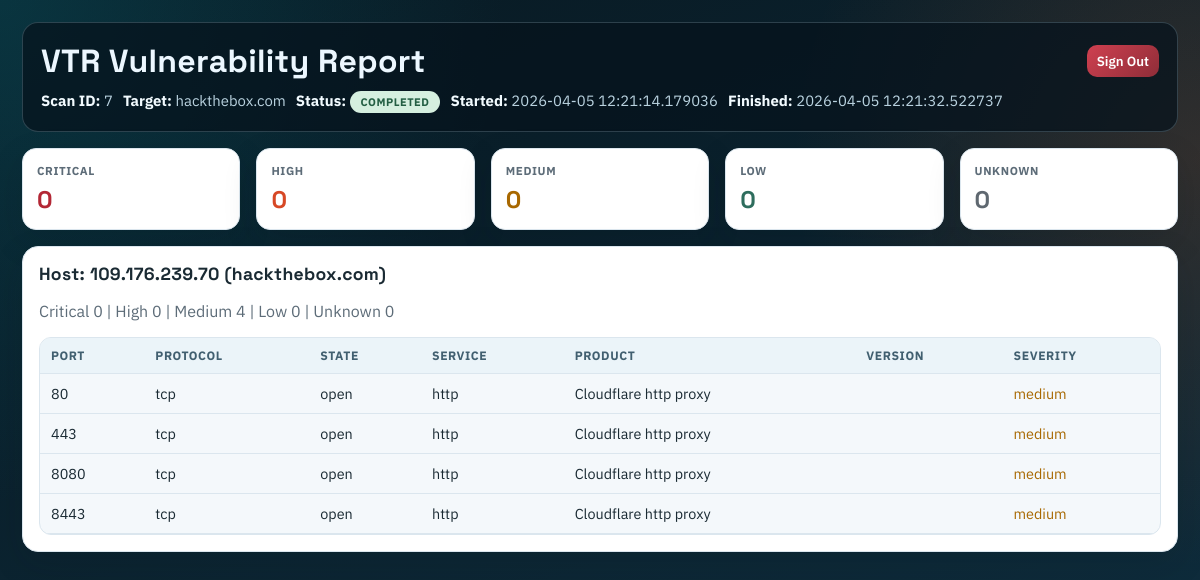
/report/7 (signed in), run on the app's committed database.
### app/models.py (models this page shows)
class Scan(db.Model):
    __tablename__ = "scans"
    id = db.Column(db.Integer, primary_key=True)
    target = db.Column(db.String(256), nullable=False)
    started_at = db.Column(db.DateTime, default=datetime.utcnow)
    finished_at = db.Column(db.DateTime, nullable=True)
    raw_xml = db.Column(db.Text, nullable=True)  # optional: keep xml for debugging
    hosts = db.relationship("Host", backref="scan", cascade="all, delete-orphan")
    findings = db.relationship("VulnerabilityFinding", backref="scan", cascade="all, delete-orphan")

class Host(db.Model):
    __tablename__ = "hosts"
    id = db.Column(db.Integer, primary_key=True)
    scan_id = db.Column(db.Integer, db.ForeignKey("scans.id"), nullable=False)
    ip = db.Column(db.String(64), nullable=False)
    hostname = db.Column(db.String(256), nullable=True)
    services = db.relationship("Service", backref="host", cascade="all, delete-orphan")
    findings = db.relationship("VulnerabilityFinding", backref="host", cascade="all, delete-orphan")

class Service(db.Model):
    __tablename__ = "services"
    id = db.Column(db.Integer, primary_key=True)
    host_id = db.Column(db.Integer, db.ForeignKey("hosts.id"), nullable=False)
    port = db.Column(db.Integer, nullable=False)
    protocol = db.Column(db.String(16), nullable=False)
    state = db.Column(db.String(32), nullable=True)
    service_name = db.Column(db.String(128), nullable=True)
    product = db.Column(db.String(256), nullable=True)
    version = db.Column(db.String(128), nullable=True)
    findings = db.relationship("VulnerabilityFinding", backref="service", cascade="all, delete-orphan")

### app/routes.py (the view, shortened to what this page needs)
@main.route("/report/<int:scan_id>")
@login_required
def report(scan_id):
    scan = Scan.query.get_or_404(scan_id)
    status = _scan_status(scan)
    error_message = _scan_error(scan)
    hosts = []
    counts = {"critical": 0, "high": 0, "medium": 0, "low": 0, "unknown": 0}
    finding_counts_by_status = {}
    findings_by_service_id = {}
    for h in scan.hosts:
        host_services = []
        host_counts = {"critical": 0, "high": 0, "medium": 0, "low": 0, "unknown": 0}
        for s in h.services:
            service_findings = findings_by_service_id.get(s.id, [])
            service_severity = _classify_service_severity(
                {
                    "port": s.port,
                    "state": s.state,
                    "service": s.service_name,
                }
            )
            if service_findings:
                scored = [f.cvss_score for f in service_findings if f.cvss_score is not None]
                best_score = max(scored) if scored else None
                service_severity = _severity_from_score(best_score)
                host_counts[service_severity if service_severity in host_counts else "unknown"] += 1
            else:
                host_counts[service_severity] += 1
            host_services.append(
                {
                    "port": s.port,
                    "protocol": s.protocol,
                    "state": s.state,
                    "service": s.service_name,
                    "product": s.product,
                    "version": s.version,
                    "severity": service_severity,
                    "findings": [
                        {
                            "id": f.id,
                            "cve_id": f.cve_id,
                            "cvss_score": f.cvss_score,
                            "severity": f.severity,
                            "status": f.status,
                            "source": f.source,
                            "description": f.description,
                        }
                        for f in service_findings
                    ],
                }
            )
        hosts.append({
            "ip": h.ip,
            "hostname": h.hostname,
            "services": host_services,
            "counts": host_counts,
        })
    return render_template(
        "report.html",
        scan=scan,
        hosts=hosts,
        counts=counts,
        status=status,
        error_message=error_message,
        finding_counts_by_status=finding_counts_by_status,
    )

### app/routes.py (called while the page is built)
def _classify_service_severity(service):
    state = (service.get("state") or "").lower()
    if state != "open":
        return "low"
    port = service.get("port") or 0
    service_name = (service.get("service_name") or service.get("service") or "").lower()
    if port in _CRITICAL_PORTS or service_name in _CRITICAL_SERVICES:
        return "critical"
    if port in _HIGH_PORTS or service_name in _HIGH_SERVICES:
        return "high"
    if port > 0:
        return "medium"
    return "low"

def _scan_status(scan):
    raw_xml = scan.raw_xml or ""
    if scan.finished_at is None:
        if raw_xml.startswith("STATUS:RUNNING"):
            return "running"
        return "queued"
    if "\n\nERROR:" in raw_xml or raw_xml.startswith("ERROR:"):
        return "failed"
    return "completed"

def _scan_error(scan):
    raw_xml = scan.raw_xml or ""
    marker = "ERROR:"
    idx = raw_xml.rfind(marker)
    if idx == -1:
        return None
    return raw_xml[idx + len(marker):].strip() or "Unknown scan error"

def _is_authenticated():
    return bool(session.get("authenticated"))

def login_required(view_func):
    @wraps(view_func)
    def wrapper(*args, **kwargs):
        if _is_authenticated():
            return view_func(*args, **kwargs)
        flash("Please sign in to continue", "danger")
        return redirect(url_for("main.login", next=request.path))
    return wrapper

### app/templates/report.html (shortened to what this page needs)
<!doctype html>
<html>
<head>
</head>
<body>
  <div class="layout">
    <header class="header">
      <div class="header-top">
        <h1>VTR Vulnerability Report</h1>
        <form action="{{ url_for('main.logout') }}" method="post">
          <button class="signout" type="submit">Sign Out</button>
        </form>
      </div>
      <div class="meta">
        <span><strong>Scan ID:</strong> {{ scan.id }}</span>
        <span><strong>Target:</strong> {{ scan.target }}</span>
        <span><strong>Status:</strong> <span class="badge {{ status }}">{{ status }}</span></span>
        <span><strong>Started:</strong> {{ scan.started_at }}</span>
        <span><strong>Finished:</strong> {{ scan.finished_at or "Not finished" }}</span>
      </div>
    </header>
    <section class="grid">
      <article class="sev-card"><div class="label">Critical</div><div class="value sev-critical">{{ counts.critical }}</div></article>
      <article class="sev-card"><div class="label">High</div><div class="value sev-high">{{ counts.high }}</div></article>
      <article class="sev-card"><div class="label">Medium</div><div class="value sev-medium">{{ counts.medium }}</div></article>
      <article class="sev-card"><div class="label">Low</div><div class="value sev-low">{{ counts.low }}</div></article>
      <article class="sev-card"><div class="label">Unknown</div><div class="value sev-unknown">{{ counts.unknown }}</div></article>
    </section>
    {% if hosts %}
      {% for host in hosts %}
        <section class="panel">
          <h2 class="host-title">Host: {{ host.ip }} {% if host.hostname %}({{ host.hostname }}){% endif %}</h2>
          <p class="muted">
            Critical {{ host.counts.critical }} |
            High {{ host.counts.high }} |
            Medium {{ host.counts.medium }} |
            Low {{ host.counts.low }} |
            Unknown {{ host.counts.unknown }}
          </p>
          <div class="service-table-wrap">
            <table>
              <thead><tr><th>Port</th><th>Protocol</th><th>State</th><th>Service</th><th>Product</th><th>Version</th><th>Severity</th></tr></thead>
              <tbody>
                {% for svc in host.services %}
                <tr>
                  <td>{{ svc.port }}</td>
                  <td>{{ svc.protocol }}</td>
                  <td>{{ svc.state }}</td>
                  <td>{{ svc.service }}</td>
                  <td>{{ svc.product or "" }}</td>
                  <td>{{ svc.version or "" }}</td>
                  <td class="sev-{{ svc.severity }}">{{ svc.severity }}</td>
                </tr>
                {% endfor %}
              </tbody>
            </table>
          </div>
        </section>
      {% endfor %}
    {% else %}
      <section class="panel">
        <p>No hosts discovered.</p>
      </section>
    {% endif %}
  </div>
</body>
</html>

### app/templates/report.html (style rules this page uses)
:root { --bg-main: #081922; --bg-accent: #0f2f40; --panel: #ffffff; --panel-soft: #f4f8fb; --text-main: #1a2a33; --text-soft: #5d6c78; --brand: #0f8395; --brand-strong: #0a6674; --critical: #b32735; --high: #d74825; --medium: #a86800; --low: #2e6d5d; --unknown: #5f6870; --border: #dbe6ee; --shadow: 0 12px 34px rgba(6, 20, 29, 0.14); }
* { box-sizing: border-box; }
body { margin: 0; min-height: 100vh; padding: 22px; font-family: "IBM Plex Sans", sans-serif; color: var(--text-main); background: radial-gradient(circle at 0% 0%, rgba(13, 140, 157, 0.24), transparent 35%), radial-gradient(circle at 100% 20%, rgba(222, 99, 35, 0.18), transparent 30%), linear-gradient(160deg, var(--bg-main), var(--bg-accent)); }
.layout { max-width: 1180px; margin: 0 auto; display: grid; gap: 16px; }
.header { border-radius: 16px; background: rgba(6, 19, 29, 0.72); color: #ecf7ff; border: 1px solid rgba(184, 217, 232, 0.22); padding: 18px; display: grid; gap: 10px; animation: reveal 420ms ease; }
.header-top { display: flex; justify-content: space-between; align-items: center; gap: 12px; flex-wrap: wrap; }
h1, h2 { margin: 0; font-family: "Space Grotesk", sans-serif; letter-spacing: 0.3px; }
.meta { display: flex; flex-wrap: wrap; gap: 10px; color: #b9d2df; font-size: 0.93rem; }
.meta strong { color: #f2fbff; }
.badge { display: inline-block; padding: 4px 11px; border-radius: 999px; font-size: 11px; font-weight: 700; text-transform: uppercase; letter-spacing: 0.5px; }
.completed { background: #d5efdf; color: #235e43; }
.grid { display: grid; gap: 16px; grid-template-columns: repeat(5, minmax(120px, 1fr)); animation: reveal 460ms ease; }
.sev-card { background: var(--panel); border: 1px solid var(--border); border-radius: 14px; padding: 14px; box-shadow: var(--shadow); }
.sev-card .label { text-transform: uppercase; letter-spacing: 0.6px; font-size: 0.72rem; color: var(--text-soft); margin-bottom: 6px; font-weight: 700; }
.sev-card .value { font-size: 1.5rem; font-family: "Space Grotesk", sans-serif; font-weight: 700; }
.sev-critical { color: var(--critical); }
.sev-high { color: var(--high); }
.sev-medium { color: var(--medium); }
.sev-low { color: var(--low); }
.sev-unknown { color: var(--unknown); }
.panel { background: var(--panel); border: 1px solid var(--border); border-radius: 16px; padding: 16px; box-shadow: var(--shadow); animation: reveal 500ms ease; }
.muted { color: var(--text-soft); }
.status-table-wrap, .service-table-wrap { overflow-x: auto; border: 1px solid var(--border); border-radius: 12px; background: var(--panel-soft); }
table { width: 100%; border-collapse: collapse; min-width: 720px; }
th, td { padding: 10px 11px; text-align: left; border-bottom: 1px solid #dbe6ee; font-size: 0.9rem; vertical-align: top; }
th { font-size: 0.76rem; text-transform: uppercase; letter-spacing: 0.58px; background: #ebf4f9; color: #415f70; }
.host-title { margin: 0 0 8px; font-size: 1.1rem; }
select, button { border-radius: 10px; border: 1px solid #b9cddb; padding: 7px 10px; font-weight: 600; font-family: inherit; }
button { color: #fff; border: none; background: linear-gradient(135deg, var(--brand), var(--brand-strong)); cursor: pointer; }
.signout { background: linear-gradient(135deg, #cf4050, #8f2d38); }

### data on the page
Scan: id "7", target "hackthebox.com", started_at "2026-04-05 12:21:14.179036", finished_at "2026-04-05 12:21:32.522737"
Host: ip "109.176.239.70", hostname "hackthebox.com", counts.critical "0", counts.high "0", counts.medium "4", counts.low "0", counts.unknown "0"
Service: port "80", protocol "tcp", state "open", service "http", product "Cloudflare http proxy", severity "medium"
Service: port "443", protocol "tcp", state "open", service "http", product "Cloudflare http proxy", severity "medium"
Service: port "8080", protocol "tcp", state "open", service "http", product "Cloudflare http proxy", severity "medium"
Service: port "8443", protocol "tcp", state "open", service "http", product "Cloudflare http proxy", severity "medium"

### other printed values
{{ status }} "COMPLETED"
{{ counts.critical }} "0"
{{ counts.high }} "0"
{{ counts.medium }} "0"
{{ counts.low }} "0"
{{ counts.unknown }} "0"
